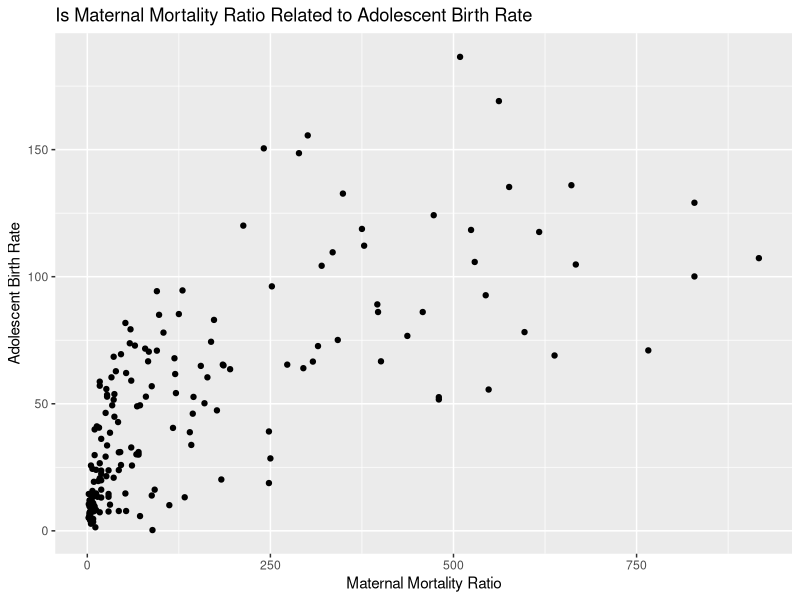
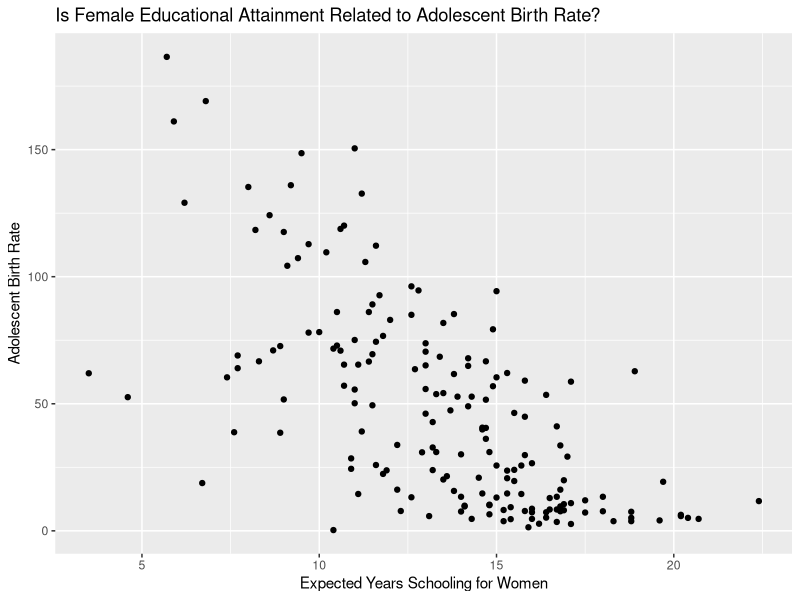
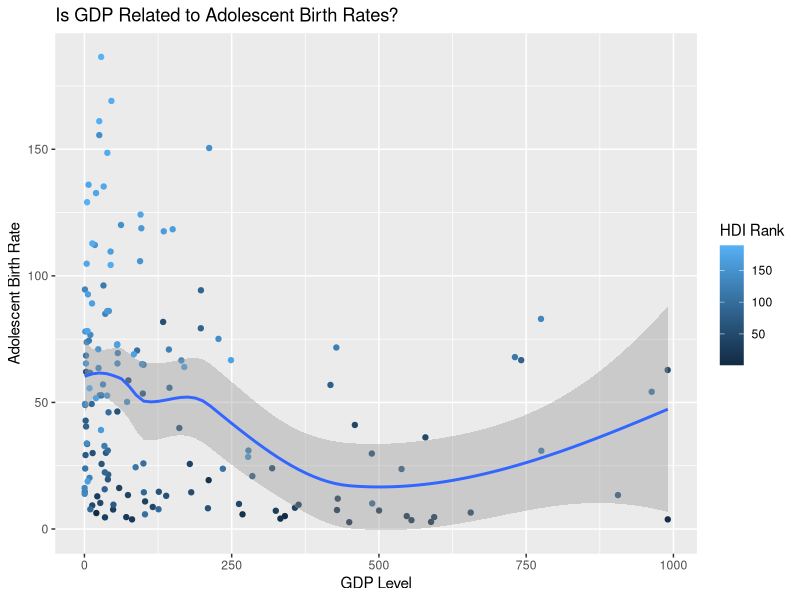
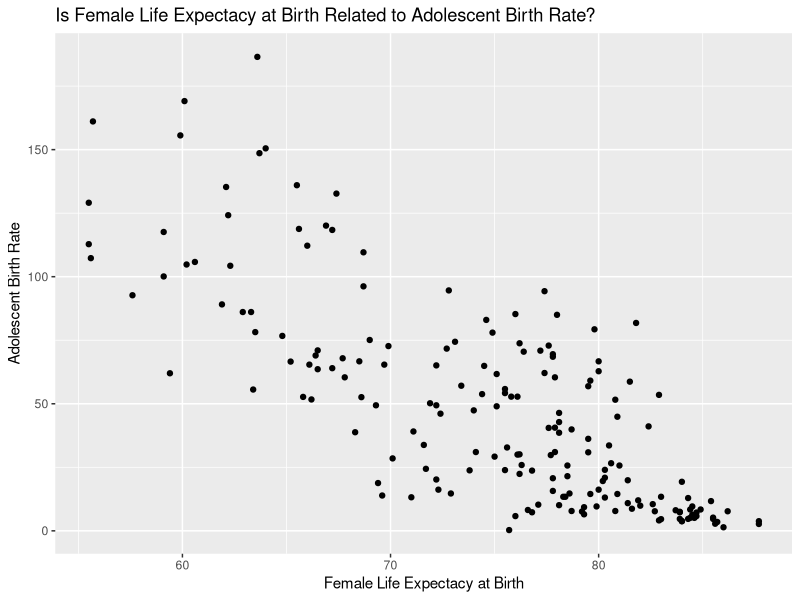
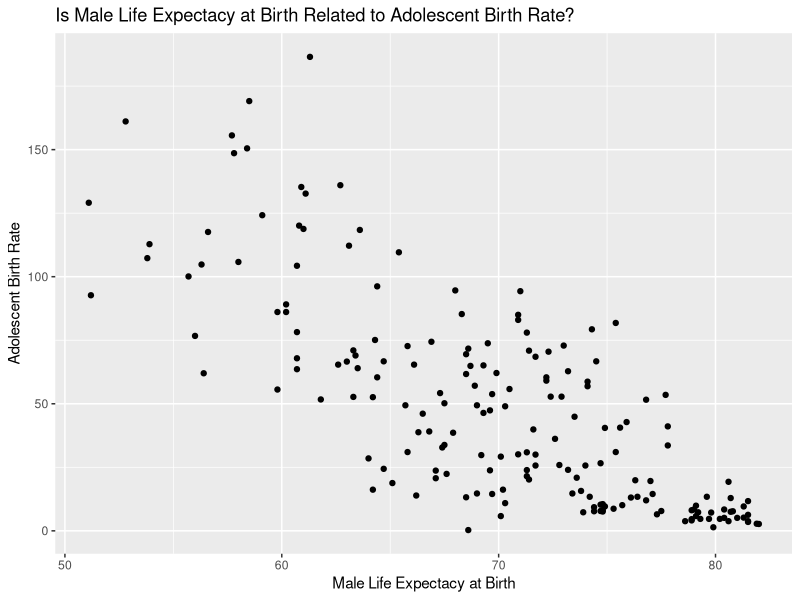
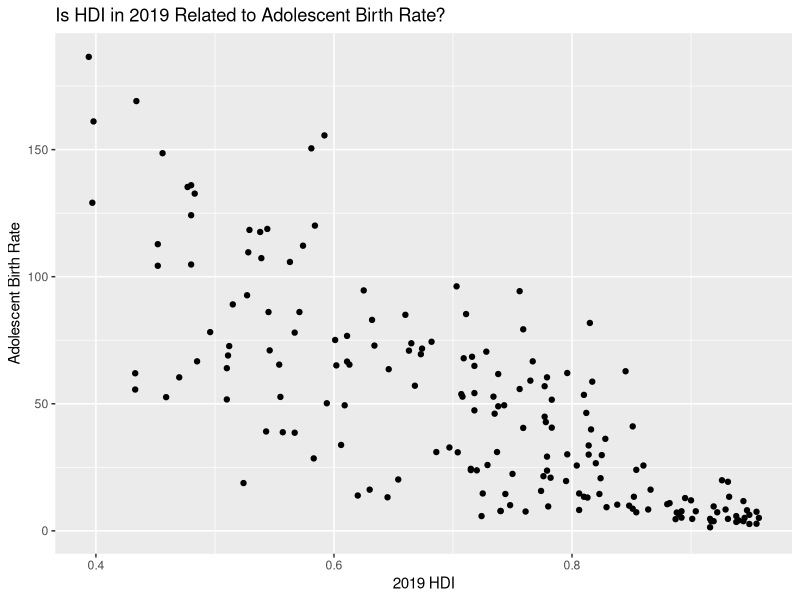
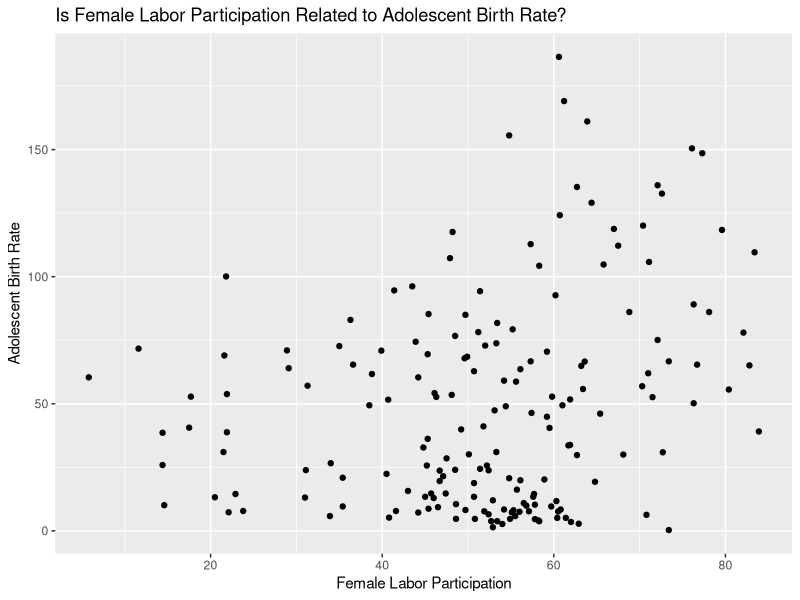
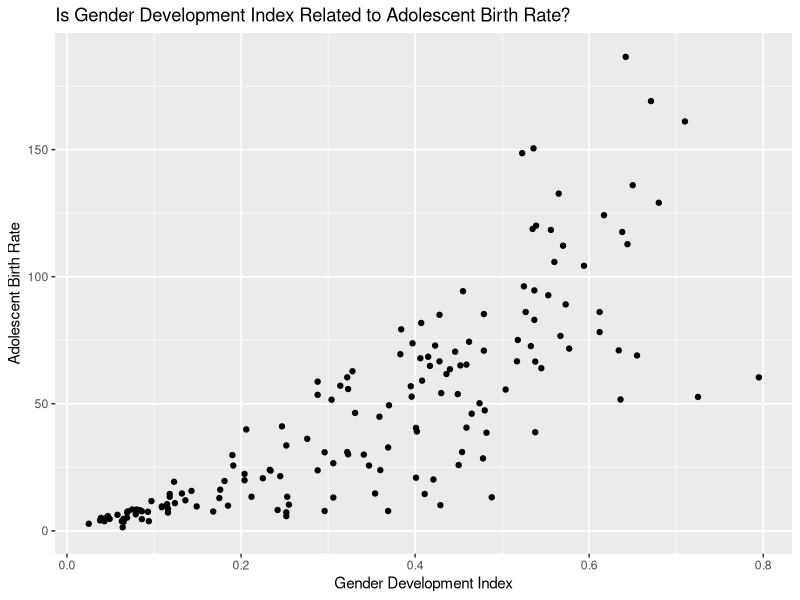

These figures' R source, in order:
## ---- chunk 1
library(tidyverse)
library(dplyr)
library(ggplot2)

knitr::opts_chunk$set(eval = TRUE, echo = FALSE, message = FALSE, warning = FALSE)
## ---- chunk 2
hdi1 <- read.csv("../data/HDI_Table1.csv")
hdi4 <- read.csv("../data/HDI_Table4.csv")
hdi5 <- read.csv("../data/HDI_Table5.csv")
hdi8 <- read.csv("../data/HDI_Table8.csv")
hdi10 <- read.csv("../data/HDI_Table10.csv")
adolescent_births <- read.csv("../data/Adolescent_Births.csv")
contraceptive_prevalence <- read.csv("../data/Contraceptive_Prevalence.csv")
## ---- chunk 3
hdi1_clean <- slice(hdi1, -c(1:7, 74, 128, 166, 200, 207:270))
hdi1_clean <- select(hdi1_clean, select = -c(X.1, X.3, X.5, X.7, X.9, X.11))
names(hdi1_clean) <- c("HDI Rank", "Country", "HDI 2019", "Life Expectancy Birth", "Expected Years Schooling", "Mean Years Schooling", "GNI Per Capita", "GNI Per Capita Minus HDI", "HDI 2018")

hdi4_clean <- slice(hdi4, -c(1:7, 74, 128, 166, 200, 207:264))
hdi4_clean <- select(hdi4_clean, select = -c(X.1, X.3, X.5, X.7, X.9, X.11, X.13, X.15, X.17, X.19, X.21, X.23))
names(hdi4_clean) <- c("HDI Rank", "Country", "Gender Development Index", "Gender Development Index Group", "HDI Female", "HDI Male", "Life Expectancy Birth Female", "Life Expectancy Birth Male", "Expected Years Schooling Female", "Expected Years Schooling Male", "Mean Years Schooling Female", "Mean Years Schooling Male", "Estimated GNI per Capita Female", "Estimated GNI per Capita Male")

hdi5_clean <- slice(hdi5, -c(1:7, 74, 128, 166, 200, 207:270))
hdi5_clean <- select(hdi5_clean, select = -c(X.1, X.3, X.5, X.7, X.9, X.11, X.13, X.15, X.17))
names(hdi5_clean) <- c("HDI Rank", "Country", "Gender Development Index", "Gender Development Index Rank", "Maternal Mortality Ratio", "Adolescent Birth Rate", "Seats Parliament Female", "Secondary Education Female", "Secondary Education Male", "Labour Participation Female", "Labour Participation Male")

hdi8_clean <- slice(hdi8, -c(1:7, 74, 128, 166, 200, 207:264))
hdi8_clean <- select(hdi8_clean, select = -c(X.1, X.3, X.5, X.7, X.9, X.11, X.13, X.15, X.17, X.19, X.21, X.23, X.25, X.27, X.29 : X.33))
names(hdi8_clean) <- c("HDI Rank", "Country", "Infants Breastfed", "Lack DTP Immunization", "Lack Measles Immunization", "Child Malnutrition", "Mortality Rate Infant", "Mortality Rate Under 5", "Mortality Rate Female", "Mortality Rate Male", "Mortality Rate Noncommunicable Female", "Mortality Rate Noncommunicable Male", "Malaria Incidence", "TB Incidence", "HIV Prevalence", "Healthy Life Expectancy at Birth", "Health Expenditure of GDP")

hdi10_clean <- slice(hdi10, -c(1:7, 74, 128, 166, 200, 207:260))
hdi10_clean <- select(hdi10_clean, select = -c(X.1, X.3, X.5, X.7, X.9, X.11, X.13, X.15, X.17, X.19, X.21, X.23))
names(hdi10_clean) <- c("HDI Rank", "Country", "GDP", "GDP per Capita", "GDP Annual Growth", "Labour Share", "Gross Fixed Capital Formation of GDP", "General Government Consumption of GDP", "General Government Consumption Annual Growth", "Total Tax Revenue of GDP", "Taxes Income Profits Capital Gains of TTR", "External Debt Stock of GNI", "Total Debt Service of GNI", "Consumer Price Index")

adolescent_births_clean <- select(adolescent_births, select = c(ParentLocation, Location, Period, IsLatestYear, FactValueNumeric, Value))
names(adolescent_births_clean) <- c("World Region", "Country", "Period", "Is Latest Year", "Adolescent Births", "Adolescent Births Text")

contraceptive_prevalence_clean <- slice(contraceptive_prevalence, -c(1:8))
contraceptive_prevalence_clean <- select(contraceptive_prevalence_clean, select = c(X, X.2, X.3, X.4, X.5, X.6, X.19))
names(contraceptive_prevalence_clean) <- c("Country", "Survey Start Year", "Survey End Year", "Age Group", "Contraceptive Any Method", "Contraceptive Modern Method", "Contraceptive Traditional Method")
## ---- chunk 4

country_joined <- hdi1_clean %>%
  inner_join(hdi10_clean, by = "Country")%>%
  inner_join(hdi4_clean, by = "Country")%>%
  inner_join(hdi5_clean, by = "Country")%>%
  inner_join(hdi8_clean, by = "Country")

contraceptives_joined <- contraceptive_prevalence_clean %>%
  inner_join(adolescent_births_clean, by = "Country")
## ---- chunk 5

## ---- chunk 6

## ---- chunk 7
ggplot(country_joined, aes(x = as.numeric(`Maternal Mortality Ratio`), 
                           y = as.numeric(`Adolescent Birth Rate`))) +
  geom_point() +
  labs(title= "Is Maternal Mortality Ratio Related to Adolescent Birth Rate",
       x = "Maternal Mortality Ratio", y = "Adolescent Birth Rate")

## ---- chunk 8
country_joined %>%
  ggplot(aes(x= as.numeric(`Expected Years Schooling Female`), 
             y= as.numeric(`Adolescent Birth Rate`))) +
  geom_point() +
  labs(
    title= "Is Female Educational Attainment Related to Adolescent Birth Rate?",
    x="Expected Years Schooling for Women",
    y="Adolescent Birth Rate"
  )
## ---- chunk 9
ggplot(country_joined, aes(x = as.numeric(`GDP`), 
                           y = as.numeric(`Adolescent Birth Rate`), color = as.numeric(`HDI Rank.x`))) +
  geom_point() +
  geom_smooth() +
  labs(
    title= "Is GDP Related to Adolescent Birth Rates?",
    x="GDP Level",
    y="Adolescent Birth Rate",
    color = "HDI Rank") 
## ---- chunk 10
ggplot(country_joined, aes(x = as.numeric(`Life Expectancy Birth Female`), 
                           y = as.numeric(`Adolescent Birth Rate`))) +
  geom_point()+
  labs(
    title= "Is Female Life Expectacy at Birth Related to Adolescent Birth Rate?",
    x="Female Life Expectacy at Birth",
    y="Adolescent Birth Rate"
  )

## ---- chunk 11
ggplot(country_joined, aes(x = as.numeric(`Life Expectancy Birth Male`), 
                           y = as.numeric(`Adolescent Birth Rate`))) +
  geom_point()+
  labs(
    title= "Is Male Life Expectacy at Birth Related to Adolescent Birth Rate?",
    x="Male Life Expectacy at Birth",
    y="Adolescent Birth Rate"
  )
## ---- chunk 12
country_joined %>%
  ggplot(aes(x= as.numeric(`HDI 2019`), 
             y= as.numeric(`Adolescent Birth Rate`))) +
  geom_point() +
  labs(
    title= "Is HDI in 2019 Related to Adolescent Birth Rate?",
    x="2019 HDI",
    y="Adolescent Birth Rate"
  )
## ---- chunk 13
country_joined %>%
  ggplot(aes(x= as.numeric(`Labour Participation Female`), 
             y= as.numeric(`Adolescent Birth Rate`)))+
  geom_point() +
  labs(
    title= "Is Female Labor Participation Related to Adolescent Birth Rate?",
    x="Female Labor Participation",
    y="Adolescent Birth Rate"
  )
## ---- chunk 14
country_joined %>%
  ggplot(aes(x= as.numeric(`Gender Development Index.y`), 
             y= as.numeric(`Adolescent Birth Rate`))) +
  geom_point() +
  labs(
    title= "Is Gender Development Index Related to Adolescent Birth Rate?",
    x="Gender Development Index",
    y="Adolescent Birth Rate"
  )
## ---- chunk 15
# mainfit_2 <- linear_reg() %>% 
#   set_engine("lm") %>%
#   fit(`Adolescent Birth Rate` ~ `Gender Development Index.y` + `Labour Participation Female` + `HDI 2019` + `Life Expectancy Birth Female` + `GDP` + `HDI Rank.x` + `Expected Years Schooling Female` + `Maternal Mortality Ratio`, data = country_joined)
# tidy(mainfit_2)
## ---- chunk 16
